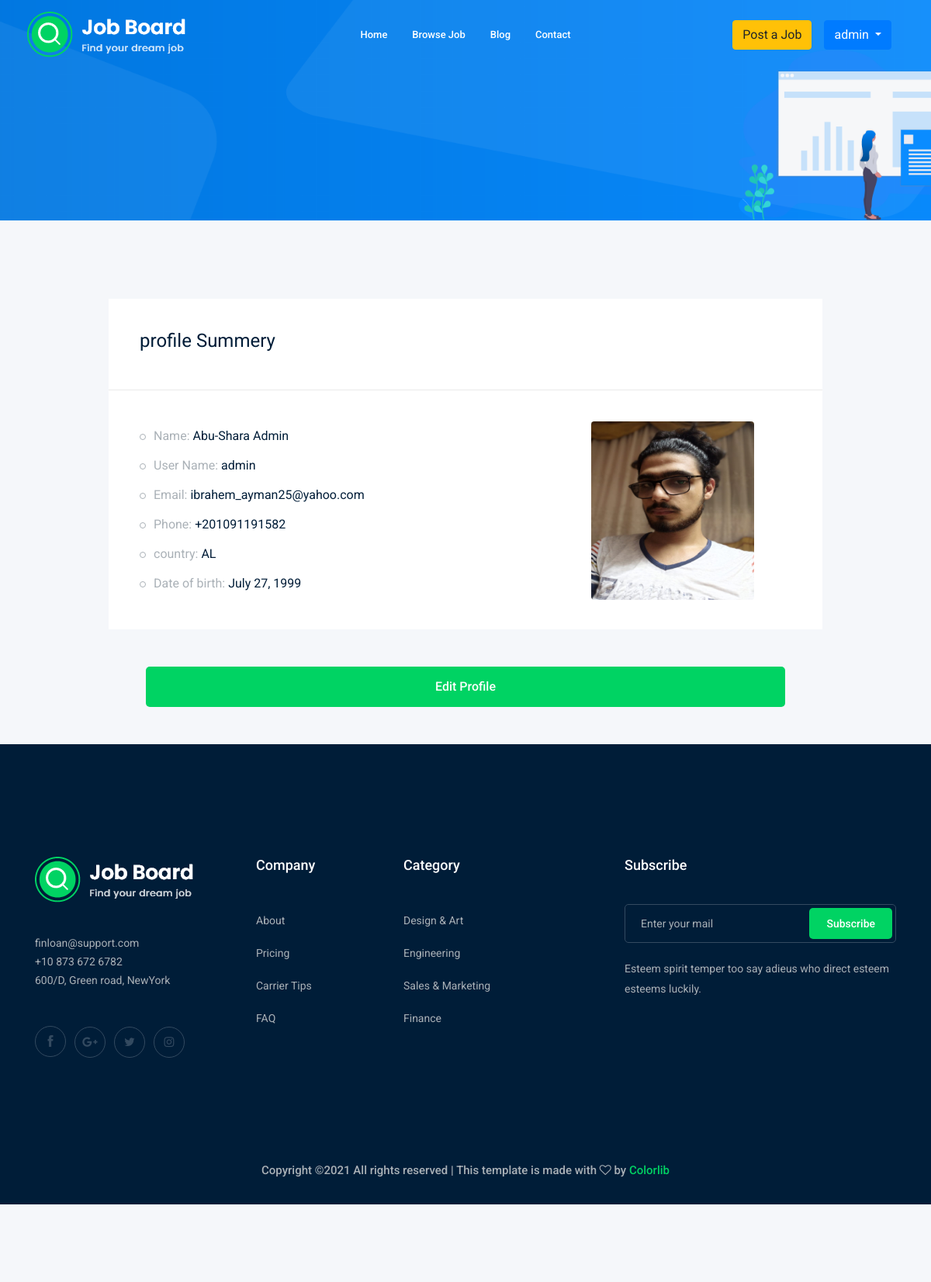
Page /accounts/profile/ (signed in) on the committed database.
### accounts/models.py (models this page shows, shortened)
class Profile(models.Model):
    user=models.OneToOneField(User,on_delete=CASCADE)
    img=models.ImageField(upload_to='images/')
    phone=PhoneNumberField()
    country=CountryField()
    birth_date = models.DateField('Date of Birth', null=True, blank=True)

### accounts/views.py (the view)
# urls.py: path('profile/',views.profile, name='profile'),
def profile(request):
    profile=Profile.objects.get(user=request.user)
    return render(request,'UI/profile.html',{'profile':profile})

### accounts/templates/UI/profile.html (shortened to what this page needs)
{% extends 'base.html' %}
{% load bootstrap4 %}
{% block bodey %}
    <div class="bradcam_area bradcam_bg_1">
        <div class="container">
            <div class="row">
                <div class="col-xl-12">
                </div>
            </div>
        </div>
    </div>
    <div class="job_details_area">
        <div class="container">
            <div class="row">
                <div class="col-lg-10  mx-auto">
                    <div class="job_sumary">
                        <div class="summery_header">
                            <h3>profile Summery</h3>
                        </div>
                        <div class="job_content">
                            <img src="{{profile.img.url}}" class="rounded float-right mx-5"  width="210px" height="230px" alt="...">
                            <ul>
                                <li>Name: <span>{{profile.user.first_name}} {{profile.user.last_name}} </span></li>
                                <li>User Name: <span>{{profile.user}}</span></li>
                                <li>Email: <span>{{profile.user.email}}</span></li>
                                <li>Phone: <span>{{profile.phone}}</span></li>
                                <li>country: <span>{{profile.country}}</span></li>
                                <li>Date of birth: <span> {{profile.birth_date}}</span></li>
                            </ul>
                        </div>
                    </div>
                    <div class="p-5">
                        <a class="boxed-btn3 w-100" href="{% url 'accounts:editprofile' %}">Edit Profile</a>
                    </div>
            </div>
        </div>
    </div>
{% endblock bodey %}

### templates/base.html (shortened to what this page needs)
{% load static %}
<!doctype html>
<html class="no-js" lang="zxx">
<head>
    <link rel="stylesheet" href="{% static 'css/bootstrap.min.css'%}">
    <link rel="stylesheet" href="{% static 'css/owl.carousel.min.css'%}">
    <link rel="stylesheet" href="{% static 'css/magnific-popup.css'%}">
    <link rel="stylesheet" href="{% static 'css/font-awesome.min.css'%}">
    <link rel="stylesheet" href="{% static 'css/themify-icons.css'%}">
    <link rel="stylesheet" href="{% static 'css/nice-select.css'%}">
    <link rel="stylesheet" href="{% static 'css/flaticon.css'%}">
    <link rel="stylesheet" href="{% static 'css/jquery-ui.css'%}">
    <link rel="stylesheet" href="{% static 'css/gijgo.css'%}">
    <link rel="stylesheet" href="{% static 'css/animate.min.css'%}">
    <link rel="stylesheet" href="{% static 'css/slicknav.css'%}">
    <link rel="stylesheet" href="{% static 'css/style.css' %}">
</head>
<body>
    <header>
        <div class="header-area ">
            <div id="sticky-header" class="main-header-area">
                <div class="container-fluid ">
                    <div class="header_bottom_border">
                        <div class="row align-items-center">
                            <div class="col-xl-3 col-lg-2">
                                <div class="logo">
                                    <a href="{% url 'home:home' %}">
                                        <img src="{% static 'img/logo.png' %}" alt="">
                                    </a>
                                </div>
                            </div>
                            <div class="col-xl-6 col-lg-7">
                                <div class="main-menu  d-none d-lg-block">
                                    <nav>
                                        <ul id="navigation">
                                            <li><a href="{% url 'home:home' %}">home</a></li>
                                            <li><a href="{% url 'jobs:job_list' %}" >Browse Job</a></li>
                                            <li><a href="#">blog</a></li>
                                            <li><a href="contact.html">Contact</a></li>
                                        </ul>
                                    </nav>
                                </div>
                            </div>
                            <div class="col-xl-3 col-lg-3 d-none d-lg-block">
                                <div class="Appointment">
                                    {% if request.user.is_authenticated %}
                                    <a class="btn btn-warning" href="{% url 'jobs:post_job' %}">Post a Job</a>
                                        <div class="dropdown">
                                        <button class="btn btn btn-primary dropdown-toggle mx-3" type="button" id="dropdownMenuButton" data-toggle="dropdown" aria-haspopup="true" aria-expanded="false">
                                           {{request.user}}
                                          </button>
                                        </div>
                                       {%else%}
                                       <a class="boxed-btn3 mx-3" href="{% url 'accounts:login' %}">Log in</a>
                                      {%endif%}
                                </div>
                            </div>
                            <div class="col-12">
                            </div>
                        </div>
                    </div>
                </div>
            </div>
        </div>
    </header>
    {% block bodey %}
    {% endblock bodey %}
    <footer class="footer">
        <div class="footer_top">
            <div class="container">
                <div class="row">
                    <div class="col-xl-3 col-md-6 col-lg-3">
                        <div class="footer_widget wow fadeInUp" data-wow-duration="1s" data-wow-delay=".3s">
                            <div class="footer_logo">
                                <a href="#">
                                    <img src="{% static 'img/logo.png' %}" alt="">
                                </a>
                            </div>
                            <p>
                                finloan@support.com <br>
                                +10 873 672 6782 <br>
                                600/D, Green road, NewYork
                            </p>
                            <div class="socail_links">
                                <ul>
                                    <li>
                                        <a href="#">
                                            <i class="ti-facebook"></i>
                                        </a>
                                    </li>
                                    <li>
                                        <a href="#">
                                            <i class="fa fa-google-plus"></i>
                                        </a>
                                    </li>
                                    <li>
                                        <a href="#">
                                            <i class="fa fa-twitter"></i>
                                        </a>
                                    </li>
                                    <li>
                                        <a href="#">
                                            <i class="fa fa-instagram"></i>
                                        </a>
                                    </li>
                                </ul>
                            </div>
                        </div>
                    </div>
                    <div class="col-xl-2 col-md-6 col-lg-2">
                        <div class="footer_widget wow fadeInUp" data-wow-duration="1.1s" data-wow-delay=".4s">
                            <h3 class="footer_title">
                                Company
                            </h3>
                            <ul>
                                <li><a href="#">About </a></li>
                                <li><a href="#"> Pricing</a></li>
                                <li><a href="#">Carrier Tips</a></li>
                                <li><a href="#">FAQ</a></li>
                            </ul>
                        </div>
                    </div>
                    <div class="col-xl-3 col-md-6 col-lg-3">
                        <div class="footer_widget wow fadeInUp" data-wow-duration="1.2s" data-wow-delay=".5s">
                            <h3 class="footer_title">
                                Category
                            </h3>
                            <ul>
                                <li><a href="#">Design & Art</a></li>
                                <li><a href="#">Engineering</a></li>
                                <li><a href="#">Sales & Marketing</a></li>
                                <li><a href="#">Finance</a></li>
                            </ul>
                        </div>
                    </div>
                    <div class="col-xl-4 col-md-6 col-lg-4">
                        <div class="footer_widget wow fadeInUp" data-wow-duration="1.3s" data-wow-delay=".6s">
                            <h3 class="footer_title">
                                Subscribe
                            </h3>
                            <form action="#" class="newsletter_form">
                                <input type="text" placeholder="Enter your mail">
                                <button type="submit">Subscribe</button>
                            </form>
                            <p class="newsletter_text">Esteem spirit temper too say adieus who direct esteem esteems
                                luckily.</p>
                        </div>
                    </div>
                </div>
            </div>
        </div>
        <div class="copy-right_text wow fadeInUp" data-wow-duration="1.4s" data-wow-delay=".3s">
            <div class="container">
                <div class="row">
                    <div class="col-xl-12">
                        <p class="copy_right text-center">
Copyright &copy;<script>document.write(new Date().getFullYear());</script> All rights reserved | This template is made with <i class="fa fa-heart-o" aria-hidden="true"></i> by <a href="https://colorlib.com" target="_blank">Colorlib</a>
                        </p>
                    </div>
                </div>
            </div>
        </div>
    </footer>
</body>
</html>

### rows in the picture
Profile: img (picture), user.first_name "Abu-Shara", user.last_name "Admin", user "admin", user.email "ibrahem_ayman25@yahoo.com", phone "+201091191582", country "AL", birth_date "July 27, 1999"

### other values in the picture
{{ request.user }} "admin"
